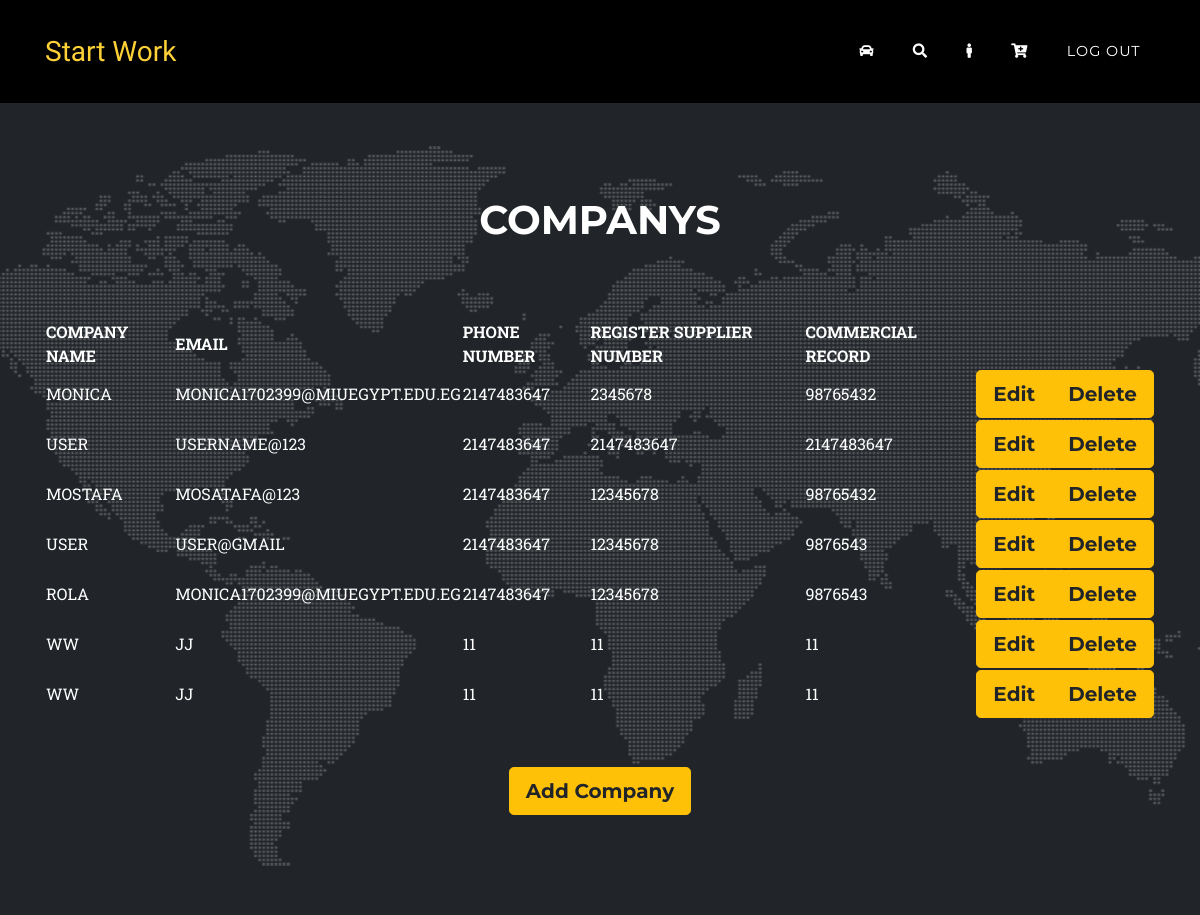
Page /Addcompany.php on the committed database.
### tables this page shows
CREATE TABLE `localcompany` (
  `LocalCompanyID` int(255) NOT NULL,
  `CompanyName` varchar(255) NOT NULL,
  `email` varchar(255) NOT NULL,
  `phoneNumber` int(255) NOT NULL,
  `RegisterSupplierNumber` int(255) NOT NULL,
  `CommercialRecord` int(255) NOT NULL
);

### app/view/View.php (called while the page is built, shortened)
<?php
abstract class  View
{
    public function __construct($controller, $model) {
        $this->model = $model;
    }
}
?>

### app/db/database.php (called while the page is built, shortened)
<?php
class Database {
    private static $Instance;
    private $LocalHost = "localhost";
    private $Name = "root";
    private $Password = "";
    private $DBname = "autosparecar";
    public $Connection;
    public function __construct() {
        $this->Connection = new mysqli($this->LocalHost, $this->Name, $this->Password, $this->DBname);
    }
    public static function GetInstance() {
        if(!isset(self::$Instance)) {
            self::$Instance = new self();
        }
            return self::$Instance;
    }
    public function GetConnection() {
       return $this->Connection;
    }
}
?>

### app/model/Companys.php (called while the page is built, shortened)
<?php
  require_once(__ROOT__ . "model/Company.php");
require_once(__ROOT__ ."db/database.php");
?>
<?php
class Companys extends Model
{
	private $companys;
	function fillArray()
	{
		$this->companys = array();
		$result = $this->readCompanys();
		while ($row = $result->fetch_assoc())
		{
			array_push($this->companys, new Company($row["LocalCompanyID"]));
		}
	}
	function getCompanys()
	{
		$this->fillArray();
		return $this->companys;
	}
function readCompanys()
	{
		$sql = "SELECT * FROM localcompany";
        $d1= Database::GetInstance();
        $result = mysqli_query($d1->GetConnection(), $sql);
		if ($result->num_rows > 0){
			return $result;
		}
		else {
			return false;
		}
	}
}

### app/model/Company.php (called while the page is built, shortened)
<?php
require_once(__ROOT__ ."db/database.php");
class Company extends Model
{
	private $LocalCompanyID;
	private $CompanyName;
	private $email;
	private $phoneNumber;
	private $RegisterSupplierNumber;
	private $CommercialRecord;
	function __construct($LocalCompanyID, $CompanyName="",$email="",$phoneNumber="",$RegisterSupplierNumber="",$CommercialRecord="")
	{
		$this->LocalCompanyID = $LocalCompanyID;
        $d1= Database::GetInstance();
		if(""===$CompanyName)
		{
			$this->readCompany($LocalCompanyID);
		}
		else
		{
			$this->CompanyName = $CompanyName;
			$this->email = $email;
			$this->phoneNumber=$phoneNumber;
			$this->RegisterSupplierNumber = $RegisterSupplierNumber;
			$this->CommercialRecord = $CommercialRecord;
		}
	}
	function getLocalCompanyID()
	{
		return $this->LocalCompanyID;
	}
	function getCompanyName()
	{
		return $this->CompanyName;
	}
	function getemail()
	{
		return $this->email;
	}
	function getphoneNumber()
	{
		return $this->phoneNumber;
	}
	function getRegisterSupplierNumber()
	{
		return $this->RegisterSupplierNumber;
	}
	function getCommercialRecord()
	{
		return $this->CommercialRecord;
	}
	function readCompany($LocalCompanyID)
	{
		$sql = "SELECT * FROM localcompany where LocalCompanyID=".$LocalCompanyID;
        $d1= Database::GetInstance();
        $result = mysqli_query($d1->GetConnection(), $sql);
		if ($result->num_rows == 1){
			$row=mysqli_fetch_array($result);
			$this->CompanyName =$row["CompanyName"];
			$this->email =$row["email"];
			$this->phoneNumber=$row["phoneNumber"];
			$this->RegisterSupplierNumber = $row["RegisterSupplierNumber"];
			$this->CommercialRecord = $row["CommercialRecord"];
		}
		else
		{
			$this->CompanyName = "";
			$this->email = "";
			$this->phoneNumbe= "";
			$this->RegisterSupplierNumber = "";
			$this->CommercialRecord = "";
		}
	}
}

### app/view/CompanyView.php (the view, shortened to what this page needs)
<?php
require_once(__ROOT__ . "view/View.php");
class CompanyView extends View
{
  public function output()
  {
    $str = "";
     $str.='<!DOCTYPE html>
<html lang="en">
<head>
  <meta charset="utf-8">
  <meta name="viewport" content="width=device-width, initial-scale=1, shrink-to-fit=no">
  <meta name="description" content="">
  <meta name="author" content="">
  <title>Auto spare parts</title>
  <link href="vendor/bootstrap/css/bootstrap.min.css" rel="stylesheet">
  <link href="vendor/fontawesome-free/css/all.min.css" rel="stylesheet" type="text/css">
  <link href="https://fonts.googleapis.com/css?family=Montserrat:400,700" rel="stylesheet" type="text/css">
  <link href="https://fonts.googleapis.com/css?family=Kaushan+Script" rel="stylesheet" type="text/css">
  <link href="https://fonts.googleapis.com/css?family=Droid+Serif:400,700,400italic,700italic" rel="stylesheet" type="text/css">
  <link href="https://fonts.googleapis.com/css?family=Roboto+Slab:400,100,300,700" rel="stylesheet" type="text/css">
  <link href="css/agency.min.css" rel="stylesheet">
</head>
<body id="page-top">
<br>
<br>
<br>
<br>
<section class="page-section" id="contact">
    <div class="container">
      <div class="row">
        <div class="col-lg-12 text-center">
          <h2 class="section-heading text-uppercase"> Companys</h2>
          <h3 class="section-subheading text-muted"> </h3>
        </div>
      </div>
      <div class="row">
        <div class="col-lg-12">';
    $str.="<table class='section-heading text-uppercase' id='items'>";
    $str.="<tr><th>Company Name</th>
          <th>Email</th>
          <th>Phone Number</th>
          <th>Register Supplier Number  </th>
          <th>Commercial Record</th>
          </tr>";
    foreach($this->model->getCompanys() as $Company)
    {
      $str.="<tr>";
         $str.="<td>".$Company->getCompanyName()." </td> ";
        $str.="<td>".$Company->getemail()."</td> ";
        $str.="<td>". $Company->getphoneNumber() ."</td> ";
         $str.="<td>". $Company->getRegisterSupplierNumber() ."</td> ";
           $str.="<td>". $Company->getCommercialRecord() ."</td> ";
        $str.="<td>
         <div class='portfolio-caption'>
           <div class='btn-group btn-group-lg'>
           <button type='submit' class='btn btn-warning' name='Edit' id='Edit' onclick=\"location.href='Addcompany.php?action=edit&id=".$Company->getLocalCompanyID()."'\">Edit</button>
        <button type='submit' class='btn btn-warning' name='Delete' id='Delete' onclick=\"location.href='Addcompany.php?action=delete&id=".$Company->getLocalCompanyID()."'\">Delete </button>
        </td>
        </div>
        </div>";
        $str.="</tr>";
    }
      $str.="</table>
      <br>
      <br>
   <div class='portfolio-caption'>
           <div class='col-lg-12 text-center'>
           <div class='btn-group btn-group-lg'>
      <button type='submit' class='btn btn-warning' class='btn btn-primary btn-xl text-uppercase'  onclick=\"location.href='Addcompany.php?action=insert'\">Add Company</button>
      </div>
      </div>
      </div>";
    return $str;
  }
}
?>

### rows in the picture
localcompany: CompanyName "MONICA", email "MONICA1702399@MIUEGYPT.EDU.EG", phoneNumber "2147483647", RegisterSupplierNumber "2345678", CommercialRecord "98765432"
localcompany: CompanyName "USER", email "USERNAME@123", phoneNumber "2147483647", RegisterSupplierNumber "2147483647", CommercialRecord "2147483647"
localcompany: CompanyName "MOSTAFA", email "MOSATAFA@123", phoneNumber "2147483647", RegisterSupplierNumber "12345678", CommercialRecord "98765432"
localcompany: CompanyName "USER", email "USER@GMAIL", phoneNumber "2147483647", RegisterSupplierNumber "12345678", CommercialRecord "9876543"
localcompany: CompanyName "ROLA", email "MONICA1702399@MIUEGYPT.EDU.EG", phoneNumber "2147483647", RegisterSupplierNumber "12345678", CommercialRecord "9876543"
localcompany: CompanyName "WW", email "JJ", phoneNumber "11", RegisterSupplierNumber "11", CommercialRecord "11"
localcompany: CompanyName "WW", email "JJ", phoneNumber "11", RegisterSupplierNumber "11", CommercialRecord "11"
